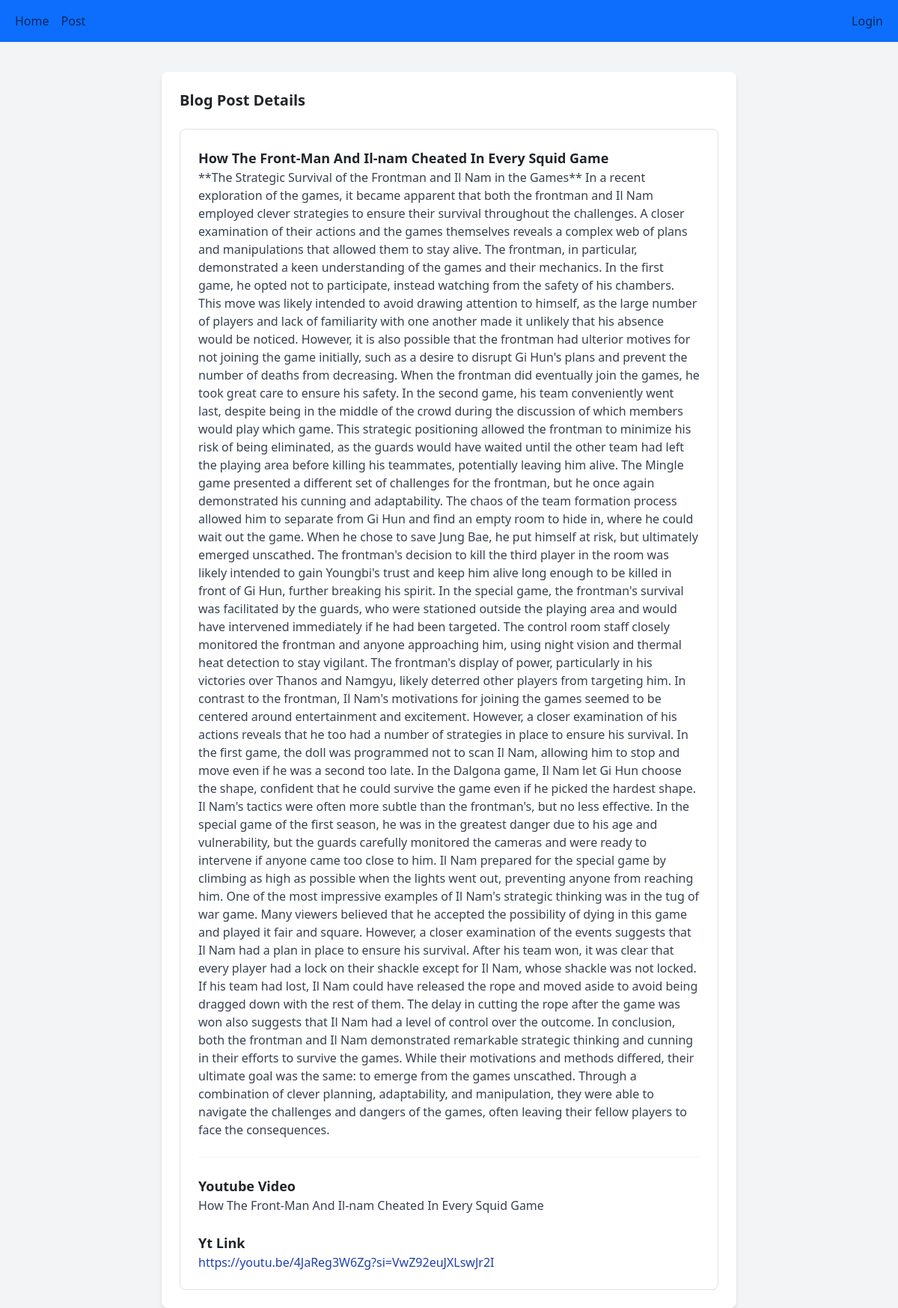
Page /detail_post/1 on the committed database.
### core/models.py (models this page shows, shortened)
class blog_post(models.Model):
    user=models.ForeignKey(User, on_delete=models.CASCADE)
    yt_Title=models.CharField( max_length=300)
    yt_url=models.URLField()
    generated_content=models.TextField()
    create_time=models.DateTimeField(auto_now_add=True)

### core/views.py (the view)
# urls.py: path("detail_post/<int:id>",detail_post,name="detailpost"),
def detail_post(request,id):
    post=blog_post.objects.get(id=id)
    return render(request,"blog_details.html",{"post":post})

### core/templates/blog_details.html (shortened to what this page needs)
{% extends "base.html" %}
{% block content %}
<link href="https://cdn.jsdelivr.net/npm/tailwindcss@2.2.19/dist/tailwind.min.css" rel="stylesheet">
<body class="bg-gray-100 font-sans antialiased">
    <div class="container mx-auto mt-10 px-4 sm:px-0">
        <div class="max-w-3xl mx-auto bg-white p-6 rounded-lg shadow-md">
            <section>
                <h2 class="text-xl mb-4 font-semibold">Blog Post Details</h2>
                <div class="border border-gray-300 p-4 rounded-lg">
                    <h3 class="text-lg font-semibold">
                        {{post.yt_Title}}
                    </h3>
                    <p class="text-gray-700">{{post.generated_content}}</p>
                    <hr class="my-4 border-gray-300">
                    <h4 class="text-lg font-semibold">Youtube Video</h4>
                    <p class="text-gray-700">{{post.yt_Title}}</p>
                    <h4 class="text-lg font-semibold mt-4">Yt Link</h4>
                    <a href="#" class="text-blue-800 hover:underline">{{post.yt_url}}</a>
                </div>
            </section>
        </div>
    </div>
    {% endblock content %}

### rows in the picture
blog_post: yt_Title "How The Front-Man And Il-nam Cheated In Every Squid Game", generated_content "**The Strategic Survival of the Frontman and Il Nam in the Games** In a recent exploration of the games, it became apparent that both the frontman and Il Nam employed clever strategies to ensure their survival throughout the challenges. A closer examination of their actions and the games themselves reveals a complex web of plans and manipulations that allowed them to stay alive. The frontman, in particular, demonstrated a keen understanding of the games and their mechanics. In the first game, he opted not to participate, instead watching from the safety of his chambers. This move was likely intended to avoid drawing attention to himself, as the large number of players and lack of…", yt_url "https://youtu.be/4JaReg3W6Zg?si=VwZ92euJXLswJr2I"
